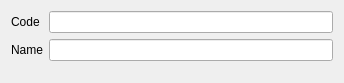
<?xml version="1.0" encoding="UTF-8"?>
<ui version="4.0">
 <class>CE5GoodsMark</class>
 <widget class="QWidget" name="CE5GoodsMark">
  <property name="geometry">
   <rect>
    <x>0</x>
    <y>0</y>
    <width>344</width>
    <height>83</height>
   </rect>
  </property>
  <property name="windowTitle">
   <string>Form</string>
  </property>
  <layout class="QFormLayout" name="formLayout">
   <item row="0" column="0">
    <widget class="QLabel" name="label">
     <property name="text">
      <string>Code</string>
     </property>
    </widget>
   </item>
   <item row="0" column="1">
    <widget class="C5LineEditWithSelector" name="lineEdit">
     <property name="readOnly">
      <bool>true</bool>
     </property>
     <property name="Field" stdset="0">
      <string>f_id</string>
     </property>
     <property name="Primary" stdset="0">
      <bool>true</bool>
     </property>
    </widget>
   </item>
   <item row="1" column="0">
    <widget class="QLabel" name="label_2">
     <property name="text">
      <string>Name</string>
     </property>
    </widget>
   </item>
   <item row="1" column="1">
    <widget class="C5LineEditWithSelector" name="lineEdit_2">
     <property name="Field" stdset="0">
      <string>f_name</string>
     </property>
     <property name="Check" stdset="0">
      <string>empty=&quot;Name&quot;</string>
     </property>
     <property name="First" stdset="0">
      <bool>true</bool>
     </property>
    </widget>
   </item>
  </layout>
 </widget>
 <customwidgets>
  <customwidget>
   <class>C5LineEditWithSelector</class>
   <extends>QLineEdit</extends>
   <header location="global">c5lineeditwithselector.h</header>
  </customwidget>
 </customwidgets>
 <resources/>
 <connections/>
</ui>
